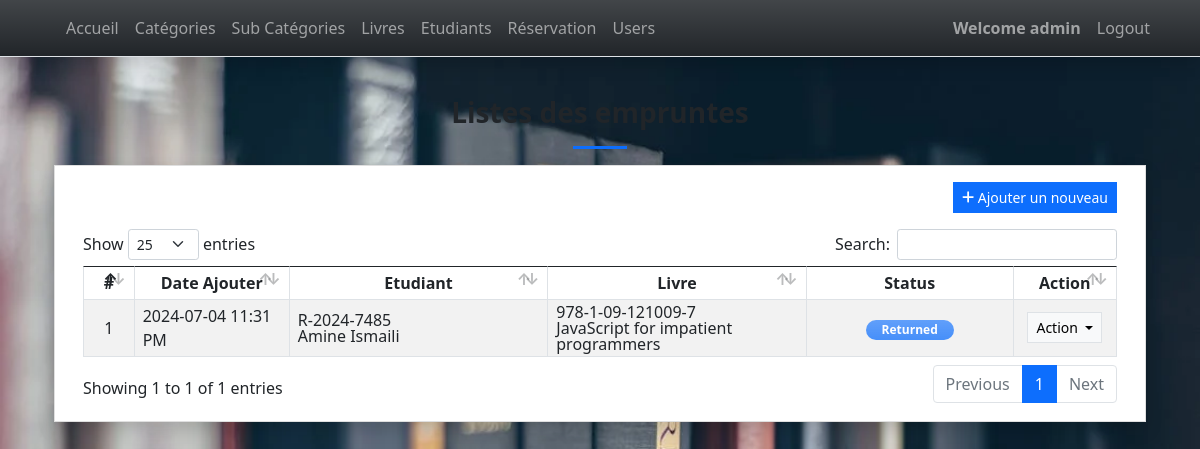
Screenshot of /borrows (signed in) with the database file from the repository.
### lmsApp/models.py (models this page shows, shortened)
class Borrow(models.Model):
    student = models.ForeignKey(Students, on_delete= models.CASCADE, related_name="student_id_fk")
    book = models.ForeignKey(Books, on_delete= models.CASCADE, related_name="book_id_fk")
    borrowing_date = models.DateField()
    return_date = models.DateField()
    status = models.CharField(max_length=2, choices=(('1','Pending'), ('2','Returned')), default = 1)
    date_added = models.DateTimeField(default = timezone.now)
    date_created = models.DateTimeField(auto_now = True)
    class Meta:
        verbose_name_plural = "Borrowing Transactions"

class Students(models.Model):
    code = models.CharField(max_length=250)
    first_name = models.CharField(max_length=250)
    middle_name = models.CharField(max_length=250, blank=True, null= True)
    last_name = models.CharField(max_length=250)
    gender = models.CharField(max_length=20, choices=(('Male','Male'), ('Female','Female')), default = 'Male')
    contact = models.CharField(max_length=250)
    email = models.CharField(max_length=250)
    address = models.CharField(max_length=250)
    department = models.CharField(max_length=250, blank= True, null = True)
    course = models.CharField(max_length=250, blank= True, null = True)
    status = models.CharField(max_length=2, choices=(('1','Active'), ('2','Inactive')), default = 1)
    delete_flag = models.IntegerField(default = 0)
    date_added = models.DateTimeField(default = timezone.now)
    date_created = models.DateTimeField(auto_now = True)
    pdf = models.FileField(upload_to='books/pdfs/', null=True, blank=True)
    class Meta:
        verbose_name_plural = "List of Students"
    def name(self):
        return str(f"{self.first_name}{' '+self.middle_name if not self.middle_name == '' else ''} {self.last_name}")

class Books(models.Model):
    sub_category = models.ForeignKey(SubCategory, on_delete= models.CASCADE)
    isbn = models.CharField(max_length=250)
    title = models.CharField(max_length=250)
    description = models.TextField(blank=True, null= True)
    author = models.TextField(blank=True, null= True)
    publisher = models.CharField(max_length=250)
    date_published = models.DateTimeField()
    status = models.CharField(max_length=2, choices=(('1','Active'), ('2','Inactive')), default = 1)
    delete_flag = models.IntegerField(default = 0)
    date_added = models.DateTimeField(default = timezone.now)
    date_created = models.DateTimeField(auto_now = True)
    pdf = models.FileField(upload_to='books/pdfs/', null=True, blank=True)
    class Meta:
        verbose_name_plural = "List of Books"

### lmsApp/views.py (the view)
# urls.py: path('borrows',views.borrows,name='borrow-page'),
@login_required
def borrows(request):
    context = context_data(request)
    context['page'] = 'borrow'
    context['page_title'] = "Borrowing Transaction List"
    context['borrows'] = models.Borrow.objects.order_by('status').all()
    return render(request, 'borrows.html', context)

### lmsApp/views.py (called while the page is built)
def context_data(request):
    fullpath = request.get_full_path()
    abs_uri = request.build_absolute_uri()
    abs_uri = abs_uri.split(fullpath)[0]
    context = {
        'system_host' : abs_uri,
        'page_name' : '',
        'page_title' : '',
        'topbar' : True,
        'footer' : True,
    }
    return context

### abwa/lmsApp/templates/borrows.html (shortened to what this page needs)
{% extends 'base.html' %} {% load static %} {% block pageContent %}
<section class="py-4">
    <div class="container">
        <h3 class="fw-bolder text-center">Listes des empruntes </h3>
        <center>
            <hr class="bg-primary opacity-100" style="height:3px" width="5%">
        </center>
        <div class="card rounded-0 shadow">
            <div class="card-body">
                <div class="container-fluid">
                    <div class="text-end mb-3">
                        <button class="btn btn-sm btn-primary rounded-0 bg-gradient-primary" type="button" id="create_new"><i class="fa fa-plus"></i> Ajouter un nouveau</button>
                    </div>
                    <table class="table table-bordered table-striped" id="borrow-tbl">
                        <colgroup>
                            <col width="5%">
                            <col width="15%">
                            <col width="25%">
                            <col width="25%">
                            <col width="20%">
                            <col width="10%">
                        </colgroup>
                        <thead>
                            <tr>
                                <th class="text-center">#</th>
                                <th class="text-center">Date Ajouter</th>
                                <th class="text-center">Etudiant</th>
                                <th class="text-center">Livre</th>
                                <th class="text-center">Status</th>
                                <th class="text-center">Action</th>
                            </tr>
                        </thead>
                        <tbody>
                            {% for borrow in borrows %}
                            <tr>
                                <td class="text-center">{{ forloop.counter }}</td>
                                <td>{{ borrow.date_added|date:"Y-m-d h:i A"}}</td>
                                <td>
                                    <div class="lh-1">
                                        <div>{{ borrow.student.code}}</div>
                                        <div>{{ borrow.student.name}}</div>
                                    </div>
                                </td>
                                <td>
                                    <div class="lh-1">
                                        <div>{{ borrow.book.isbn}}</div>
                                        <div>{{ borrow.book.title}}</div>
                                    </div>
                                </td>
                                <td class="text-center">
                                    {% if borrow.status == '1' %}
                                    <span class="badge badge-secondary bg-gradient bg-secondary px-3 rounded-pill bg-opacity-75 text-sm py-1">attente</span> {% else %}
                                    <span class="badge badge-primary bg-gradient bg-primary px-3 rounded-pill bg-opacity-75 text-sm py-1">Returned</span> {% endif %}
                                </td>
                                <td class="text-center">
                                    <div class="dropdown">
                                        <button class="btn btn-light btn-sm rounded-0 border dropdown-toggle" type="button" id="abtn{{borrow.pk}}" data-bs-toggle="dropdown" aria-expanded="false">
                                          Action
                                        </button>
                                    </div>
                                </td>
                            </tr>
                            {% endfor %}
                        </tbody>
                    </table>
                </div>
            </div>
        </div>
    </div>
</section>
{% endblock pageContent %}

### abwa/lmsApp/templates/topNavigation.html (shortened to what this page needs)
{% load static %}
<header>
    <nav class="navbar navbar-expand-lg navbar-dark bg-dark bg-gradient fixed-top shadow border-bottom">
        <div class="container">
            <div class="collapse navbar-collapse" id="navbarExample01">
                <ul class="navbar-nav me-auto mb-2 mb-lg-0" id="topNav">
                    {% if request.user.is_authenticated %}
                    <li class="nav-item">
                        <a class="nav-link" aria-current="page" href="{% url 'home-page' %}">Accueil</a>
                    </li>
                    <li class="nav-item">
                        <a class="nav-link" aria-current="page" href="{% url 'category-page' %}">Catégories</a>
                    </li>
                    <li class="nav-item">
                        <a class="nav-link" aria-current="page" href="{% url 'sub_category-page' %}">Sub Catégories</a>
                    </li>
                    <li class="nav-item">
                        <a class="nav-link" aria-current="page" href="{% url 'book-page' %}">Livres</a>
                    </li>
                    <li class="nav-item">
                        <a class="nav-link" aria-current="page" href="{% url 'student-page' %}">Etudiants</a>
                    </li>
                    <li class="nav-item">
                        <a class="nav-link" aria-current="page" href="{% url 'borrow-page' %}">Réservation</a>
                    </li>
                    {% if request.user.is_superuser %}
                    <li class="nav-item">
                        <a class="nav-link" aria-current="page" href="{% url 'user-page' %}">Users</a>
                    </li>
                    {% endif %}
                    {% endif %}
                </ul>
                <ul class="navbar-nav d-flex flex-row">
                    {% if user.id %}
                <li class="nav-item">
                        <a class="nav-link"  href="{% url 'profile-page' %}"><b>Welcome {{user.username}} </b></a>
                    </li>
                    <li class="nav-item">
                        <a class="nav-link" aria-current="page" href="{% url 'logout' %}">Logout</a>
                    </li>
                    {% else %}
                    <li class="nav-item">
                        <a class="nav-link" aria-current="page" href="{% url 'login-page' %}">Login</a>
                    </li>
                    {% endif %}
                </ul>
            </div>
        </div>
    </nav>
</header>

### static/assets/default/css/style.css (style rules this page uses)
html, body { height: 100%; width: 100%; max-height: 100%; overflow: auto; display: flex; flex-direction: column; }
body>header { flex-shrink: auto; }

### rows the page displays
Borrow: date_added "2024-07-04 11:31 PM", student.code "R-2024-7485", student.name "Amine Ismaili", book.isbn "978-1-09-121009-7", book "JavaScript for impatient programmers", status "Returned"

### other values shown
{{ user.username }} "admin"
